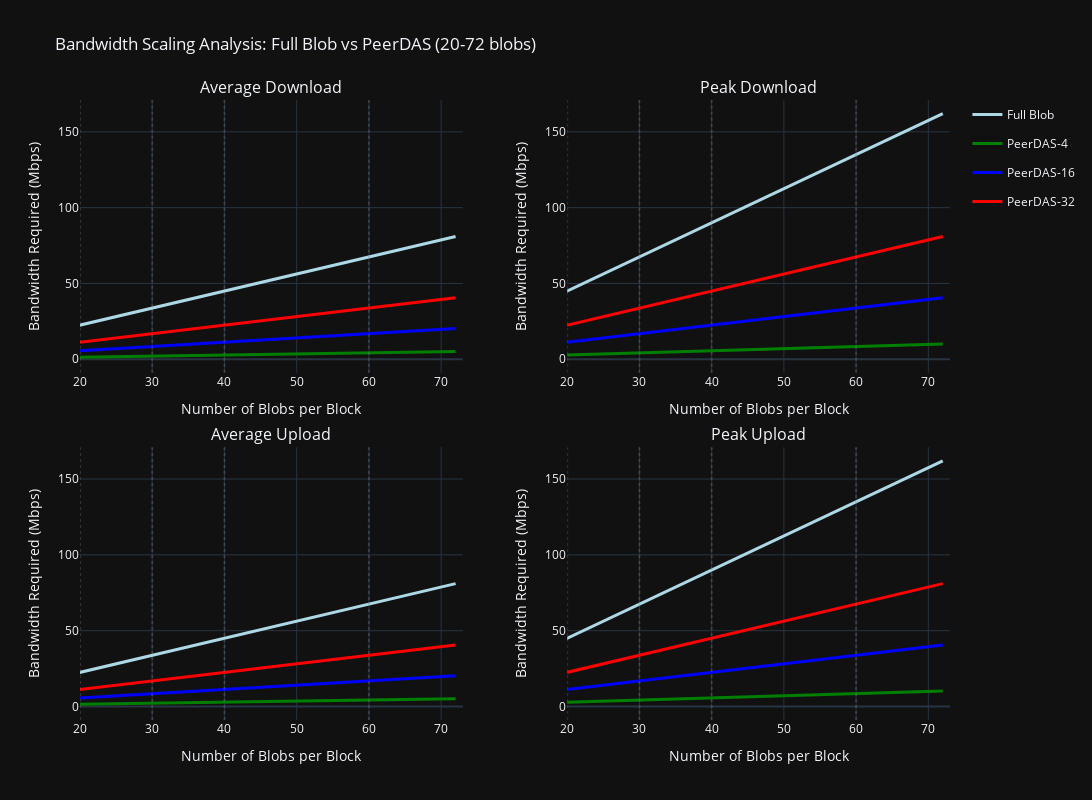

Here is the notebook cell this chart was saved with:
### Code cell
# 5. Bandwidth Scaling Analysis (Extended to 72 blobs)
blob_range = np.arange(1, 73)
bandwidth_scaling = []

# Define PeerDAS custody counts to include
custody_counts = [4, 16, 32]  # Key PeerDAS scenarios

# Calculate for Full Blob and PeerDAS scenarios
for blobs in blob_range:
    # Full Blob propagation
    reqs_full = calculate_bandwidth_requirements(blobs, blobs, "balanced", use_peerdas=False)
    bandwidth_scaling.append({
        "blobs": blobs,
        "method": "Full Blob",
        "custody_count": None,
        "avg_download_mbps": reqs_full["avg_download_mbps"],
        "avg_upload_mbps": reqs_full["avg_upload_mbps"],
        "peak_download_mbps": reqs_full["peak_download_mbps"],
        "peak_upload_mbps": reqs_full["peak_upload_mbps"],
        "avg_bandwidth_total_mbps": reqs_full["avg_bandwidth_total_mbps"]
    })
    
    # PeerDAS propagation for different custody counts
    for custody in custody_counts:
        reqs_peerdas = calculate_bandwidth_requirements(
            blobs, blobs, "balanced", 
            custody_count=custody, use_peerdas=True
        )
        bandwidth_scaling.append({
            "blobs": blobs,
            "method": f"PeerDAS-{custody}",
            "custody_count": custody,
            "avg_download_mbps": reqs_peerdas["avg_download_mbps"],
            "avg_upload_mbps": reqs_peerdas["avg_upload_mbps"],
            "peak_download_mbps": reqs_peerdas["peak_download_mbps"],
            "peak_upload_mbps": reqs_peerdas["peak_upload_mbps"],
            "avg_bandwidth_total_mbps": reqs_peerdas["avg_bandwidth_total_mbps"]
        })

df_scaling = pd.DataFrame(bandwidth_scaling)

# Create 2x2 subplots: rows for download/upload, columns for average/peak
fig = make_subplots(
    rows=2, cols=2,
    subplot_titles=('Average Download', 'Peak Download', 
                    'Average Upload', 'Peak Upload'),
    horizontal_spacing=0.12,
    vertical_spacing=0.12
)

# Define colors for different methods
method_colors = {
    'Full Blob': 'lightblue',
    'PeerDAS-4': 'green',
    'PeerDAS-16': 'blue',
    'PeerDAS-32': 'red'
}

# Plot each method in all four subplots
for method in ['Full Blob'] + [f'PeerDAS-{c}' for c in custody_counts]:
    method_data = df_scaling[df_scaling['method'] == method]
    
    # Average Download (top-left)
    fig.add_trace(go.Scatter(
        x=method_data['blobs'],
        y=method_data['avg_download_mbps'],
        mode='lines',
        name=method,
        line=dict(width=3, color=method_colors[method]),
        legendgroup=method
    ), row=1, col=1)
    
    # Peak Download (top-right)
    fig.add_trace(go.Scatter(
        x=method_data['blobs'],
        y=method_data['peak_download_mbps'],
        mode='lines',
        name=method,
        line=dict(width=3, color=method_colors[method]),
        legendgroup=method,
        showlegend=False
    ), row=1, col=2)
    
    # Average Upload (bottom-left)
    fig.add_trace(go.Scatter(
        x=method_data['blobs'],
        y=method_data['avg_upload_mbps'],
        mode='lines',
        name=method,
        line=dict(width=3, color=method_colors[method]),
        legendgroup=method,
        showlegend=False
    ), row=2, col=1)
    
    # Peak Upload (bottom-right)
    fig.add_trace(go.Scatter(
        x=method_data['blobs'],
        y=method_data['peak_upload_mbps'],
        mode='lines',
        name=method,
        line=dict(width=3, color=method_colors[method]),
        legendgroup=method,
        showlegend=False
    ), row=2, col=2)

# Add vertical lines for key scenarios to all subplots
for scenario in BLOB_LIMIT_SCENARIOS[::2]:  # Every other scenario to avoid crowding
    for row in [1, 2]:
        for col in [1, 2]:
            fig.add_vline(
                x=scenario["target"],
                line_dash="dot",
                line_color="gray",
                opacity=0.3,
                row=row, col=col
            )

# Update axes - using matches='y' to sync y-axes across all subplots
fig.update_xaxes(title="Number of Blobs per Block", range=[20, 73])
fig.update_yaxes(title="Bandwidth Required (Mbps)", matches='y')

fig.update_layout(
    title="Bandwidth Scaling Analysis: Full Blob vs PeerDAS (20-72 blobs)",
    height=800,
    width=1600,
    hovermode='x unified'
)

fig.show()

### Figure 1 — Plotly figure (JSON) as saved in the notebook; plotly's stock layout.template omitted (floating-point values rounded to 4 significant figures)
{"data": [{"legendgroup": "Full Blob", "line": {"color": "lightblue", "width": 3}, "mode": "lines", "name": "Full Blob", "type": "scatter", "x": [1, 2, 3, 4, 5, 6, 7, 8, 9, 10, 11, 12, 13, 14, 15, 16, 17, 18, 19, 20, 21, 22, 23, 24, 25, 26, 27, 28, 29, 30, 31, 32, 33, 34, 35, 36, 37, 38, 39, 40, 41, 42, 43, 44, 45, 46, 47, 48, 49, 50, 51, 52, 53, 54, 55, 56, 57, 58, 59, 60, 61, 62, 63, 64, 65, 66, 67, 68, 69, 70, 71, 72], "xaxis": "x", "y": [1.125, 2.25, 3.375, 4.5, 5.625, 6.75, 7.875, 9.0, 10.12, 11.25, 12.38, 13.5, 14.62, 15.75, 16.88, 18.0, 19.12, 20.25, 21.38, 22.5, 23.62, 24.75, 25.88, 27.0, 28.12, 29.25, 30.38, 31.5, 32.62, 33.75, 34.88, 36.0, 37.12, 38.25, 39.38, 40.5, 41.62, 42.75, 43.88, 45.0, 46.12, 47.25, 48.38, 49.5, 50.62, 51.75, 52.88, 54.0, 55.12, 56.25, 57.38, 58.5, 59.62, 60.75, 61.88, 63.0, 64.12, 65.25, 66.38, 67.5, 68.62, 69.75, 70.88, 72.0, 73.12, 74.25, 75.38, 76.5, 77.62, 78.75, 79.88, 81.0], "yaxis": "y"}, {"legendgroup": "Full Blob", "line": {"color": "lightblue", "width": 3}, "mode": "lines", "name": "Full Blob", "showlegend": false, "type": "scatter", "x": [1, 2, 3, 4, 5, 6, 7, 8, 9, 10, 11, 12, 13, 14, 15, 16, 17, 18, 19, 20, 21, 22, 23, 24, 25, 26, 27, 28, 29, 30, 31, 32, 33, 34, 35, 36, 37, 38, 39, 40, 41, 42, 43, 44, 45, 46, 47, 48, 49, 50, 51, 52, 53, 54, 55, 56, 57, 58, 59, 60, 61, 62, 63, 64, 65, 66, 67, 68, 69, 70, 71, 72], "xaxis": "x2", "y": [2.25, 4.5, 6.75, 9.0, 11.25, 13.5, 15.75, 18.0, 20.25, 22.5, 24.75, 27.0, 29.25, 31.5, 33.75, 36.0, 38.25, 40.5, 42.75, 45.0, 47.25, 49.5, 51.75, 54.0, 56.25, 58.5, 60.75, 63.0, 65.25, 67.5, 69.75, 72.0, 74.25, 76.5, 78.75, 81.0, 83.25, 85.5, 87.75, 90.0, 92.25, 94.5, 96.75, 99.0, 101.2, 103.5, 105.8, 108.0, 110.2, 112.5, 114.8, 117.0, 119.2, 121.5, 123.8, 126.0, 128.2, 130.5, 132.8, 135.0, 137.2, 139.5, 141.8, 144.0, 146.2, 148.5, 150.8, 153.0, 155.2, 157.5, 159.8, 162.0], "yaxis": "y2"}, {"legendgroup": "Full Blob", "line": {"color": "lightblue", "width": 3}, "mode": "lines", "name": "Full Blob", "showlegend": false, "type": "scatter", "x": [1, 2, 3, 4, 5, 6, 7, 8, 9, 10, 11, 12, 13, 14, 15, 16, 17, 18, 19, 20, 21, 22, 23, 24, 25, 26, 27, 28, 29, 30, 31, 32, 33, 34, 35, 36, 37, 38, 39, 40, 41, 42, 43, 44, 45, 46, 47, 48, 49, 50, 51, 52, 53, 54, 55, 56, 57, 58, 59, 60, 61, 62, 63, 64, 65, 66, 67, 68, 69, 70, 71, 72], "xaxis": "x3", "y": [1.125, 2.25, 3.375, 4.5, 5.625, 6.75, 7.875, 9.0, 10.12, 11.25, 12.38, 13.5, 14.62, 15.75, 16.88, 18.0, 19.12, 20.25, 21.38, 22.5, 23.62, 24.75, 25.88, 27.0, 28.12, 29.25, 30.38, 31.5, 32.62, 33.75, 34.88, 36.0, 37.12, 38.25, 39.38, 40.5, 41.62, 42.75, 43.88, 45.0, 46.12, 47.25, 48.38, 49.5, 50.62, 51.75, 52.88, 54.0, 55.12, 56.25, 57.38, 58.5, 59.62, 60.75, 61.88, 63.0, 64.12, 65.25, 66.38, 67.5, 68.62, 69.75, 70.88, 72.0, 73.12, 74.25, 75.38, 76.5, 77.62, 78.75, 79.88, 81.0], "yaxis": "y3"}, {"legendgroup": "Full Blob", "line": {"color": "lightblue", "width": 3}, "mode": "lines", "name": "Full Blob", "showlegend": false, "type": "scatter", "x": [1, 2, 3, 4, 5, 6, 7, 8, 9, 10, 11, 12, 13, 14, 15, 16, 17, 18, 19, 20, 21, 22, 23, 24, 25, 26, 27, 28, 29, 30, 31, 32, 33, 34, 35, 36, 37, 38, 39, 40, 41, 42, 43, 44, 45, 46, 47, 48, 49, 50, 51, 52, 53, 54, 55, 56, 57, 58, 59, 60, 61, 62, 63, 64, 65, 66, 67, 68, 69, 70, 71, 72], "xaxis": "x4", "y": [2.25, 4.5, 6.75, 9.0, 11.25, 13.5, 15.75, 18.0, 20.25, 22.5, 24.75, 27.0, 29.25, 31.5, 33.75, 36.0, 38.25, 40.5, 42.75, 45.0, 47.25, 49.5, 51.75, 54.0, 56.25, 58.5, 60.75, 63.0, 65.25, 67.5, 69.75, 72.0, 74.25, 76.5, 78.75, 81.0, 83.25, 85.5, 87.75, 90.0, 92.25, 94.5, 96.75, 99.0, 101.2, 103.5, 105.8, 108.0, 110.2, 112.5, 114.8, 117.0, 119.2, 121.5, 123.8, 126.0, 128.2, 130.5, 132.8, 135.0, 137.2, 139.5, 141.8, 144.0, 146.2, 148.5, 150.8, 153.0, 155.2, 157.5, 159.8, 162.0], "yaxis": "y4"}, {"legendgroup": "PeerDAS-4", "line": {"color": "green", "width": 3}, "mode": "lines", "name": "PeerDAS-4", "type": "scatter", "x": [1, 2, 3, 4, 5, 6, 7, 8, 9, 10, 11, 12, 13, 14, 15, 16, 17, 18, 19, 20, 21, 22, 23, 24, 25, 26, 27, 28, 29, 30, 31, 32, 33, 34, 35, 36, 37, 38, 39, 40, 41, 42, 43, 44, 45, 46, 47, 48, 49, 50, 51, 52, 53, 54, 55, 56, 57, 58, 59, 60, 61, 62, 63, 64, 65, 66, 67, 68, 69, 70, 71, 72], "xaxis": "x", "y": [0.07031, 0.1406, 0.2109, 0.2812, 0.3516, 0.4219, 0.4922, 0.5625, 0.6328, 0.7031, 0.7734, 0.8438, 0.9141, 0.9844, 1.055, 1.125, 1.195, 1.266, 1.336, 1.406, 1.477, 1.547, 1.617, 1.688, 1.758, 1.828, 1.898, 1.969, 2.039, 2.109, 2.18, 2.25, 2.32, 2.391, 2.461, 2.531, 2.602, 2.672, 2.742, 2.812, 2.883, 2.953, 3.023, 3.094, 3.164, 3.234, 3.305, 3.375, 3.445, 3.516, 3.586, 3.656, 3.727, 3.797, 3.867, 3.938, 4.008, 4.078, 4.148, 4.219, 4.289, 4.359, 4.43, 4.5, 4.57, 4.641, 4.711, 4.781, 4.852, 4.922, 4.992, 5.062], "yaxis": "y"}, {"legendgroup": "PeerDAS-4", "line": {"color": "green", "width": 3}, "mode": "lines", "name": "PeerDAS-4", "showlegend": false, "type": "scatter", "x": [1, 2, 3, 4, 5, 6, 7, 8, 9, 10, 11, 12, 13, 14, 15, 16, 17, 18, 19, 20, 21, 22, 23, 24, 25, 26, 27, 28, 29, 30, 31, 32, 33, 34, 35, 36, 37, 38, 39, 40, 41, 42, 43, 44, 45, 46, 47, 48, 49, 50, 51, 52, 53, 54, 55, 56, 57, 58, 59, 60, 61, 62, 63, 64, 65, 66, 67, 68, 69, 70, 71, 72], "xaxis": "x2", "y": [0.1406, 0.2812, 0.4219, 0.5625, 0.7031, 0.8438, 0.9844, 1.125, 1.266, 1.406, 1.547, 1.688, 1.828, 1.969, 2.109, 2.25, 2.391, 2.531, 2.672, 2.812, 2.953, 3.094, 3.234, 3.375, 3.516, 3.656, 3.797, 3.938, 4.078, 4.219, 4.359, 4.5, 4.641, 4.781, 4.922, 5.062, 5.203, 5.344, 5.484, 5.625, 5.766, 5.906, 6.047, 6.188, 6.328, 6.469, 6.609, 6.75, 6.891, 7.031, 7.172, 7.312, 7.453, 7.594, 7.734, 7.875, 8.016, 8.156, 8.297, 8.438, 8.578, 8.719, 8.859, 9.0, 9.141, 9.281, 9.422, 9.562, 9.703, 9.844, 9.984, 10.12], "yaxis": "y2"}, {"legendgroup": "PeerDAS-4", "line": {"color": "green", "width": 3}, "mode": "lines", "name": "PeerDAS-4", "showlegend": false, "type": "scatter", "x": [1, 2, 3, 4, 5, 6, 7, 8, 9, 10, 11, 12, 13, 14, 15, 16, 17, 18, 19, 20, 21, 22, 23, 24, 25, 26, 27, 28, 29, 30, 31, 32, 33, 34, 35, 36, 37, 38, 39, 40, 41, 42, 43, 44, 45, 46, 47, 48, 49, 50, 51, 52, 53, 54, 55, 56, 57, 58, 59, 60, 61, 62, 63, 64, 65, 66, 67, 68, 69, 70, 71, 72], "xaxis": "x3", "y": [0.07031, 0.1406, 0.2109, 0.2812, 0.3516, 0.4219, 0.4922, 0.5625, 0.6328, 0.7031, 0.7734, 0.8438, 0.9141, 0.9844, 1.055, 1.125, 1.195, 1.266, 1.336, 1.406, 1.477, 1.547, 1.617, 1.688, 1.758, 1.828, 1.898, 1.969, 2.039, 2.109, 2.18, 2.25, 2.32, 2.391, 2.461, 2.531, 2.602, 2.672, 2.742, 2.812, 2.883, 2.953, 3.023, 3.094, 3.164, 3.234, 3.305, 3.375, 3.445, 3.516, 3.586, 3.656, 3.727, 3.797, 3.867, 3.938, 4.008, 4.078, 4.148, 4.219, 4.289, 4.359, 4.43, 4.5, 4.57, 4.641, 4.711, 4.781, 4.852, 4.922, 4.992, 5.062], "yaxis": "y3"}, {"legendgroup": "PeerDAS-4", "line": {"color": "green", "width": 3}, "mode": "lines", "name": "PeerDAS-4", "showlegend": false, "type": "scatter", "x": [1, 2, 3, 4, 5, 6, 7, 8, 9, 10, 11, 12, 13, 14, 15, 16, 17, 18, 19, 20, 21, 22, 23, 24, 25, 26, 27, 28, 29, 30, 31, 32, 33, 34, 35, 36, 37, 38, 39, 40, 41, 42, 43, 44, 45, 46, 47, 48, 49, 50, 51, 52, 53, 54, 55, 56, 57, 58, 59, 60, 61, 62, 63, 64, 65, 66, 67, 68, 69, 70, 71, 72], "xaxis": "x4", "y": [0.1406, 0.2812, 0.4219, 0.5625, 0.7031, 0.8438, 0.9844, 1.125, 1.266, 1.406, 1.547, 1.688, 1.828, 1.969, 2.109, 2.25, 2.391, 2.531, 2.672, 2.812, 2.953, 3.094, 3.234, 3.375, 3.516, 3.656, 3.797, 3.938, 4.078, 4.219, 4.359, 4.5, 4.641, 4.781, 4.922, 5.062, 5.203, 5.344, 5.484, 5.625, 5.766, 5.906, 6.047, 6.188, 6.328, 6.469, 6.609, 6.75, 6.891, 7.031, 7.172, 7.312, 7.453, 7.594, 7.734, 7.875, 8.016, 8.156, 8.297, 8.438, 8.578, 8.719, 8.859, 9.0, 9.141, 9.281, 9.422, 9.562, 9.703, 9.844, 9.984, 10.12], "yaxis": "y4"}, {"legendgroup": "PeerDAS-16", "line": {"color": "blue", "width": 3}, "mode": "lines", "name": "PeerDAS-16", "type": "scatter", "x": [1, 2, 3, 4, 5, 6, 7, 8, 9, 10, 11, 12, 13, 14, 15, 16, 17, 18, 19, 20, 21, 22, 23, 24, 25, 26, 27, 28, 29, 30, 31, 32, 33, 34, 35, 36, 37, 38, 39, 40, 41, 42, 43, 44, 45, 46, 47, 48, 49, 50, 51, 52, 53, 54, 55, 56, 57, 58, 59, 60, 61, 62, 63, 64, 65, 66, 67, 68, 69, 70, 71, 72], "xaxis": "x", "y": [0.2812, 0.5625, 0.8438, 1.125, 1.406, 1.688, 1.969, 2.25, 2.531, 2.812, 3.094, 3.375, 3.656, 3.938, 4.219, 4.5, 4.781, 5.062, 5.344, 5.625, 5.906, 6.188, 6.469, 6.75, 7.031, 7.312, 7.594, 7.875, 8.156, 8.438, 8.719, 9.0, 9.281, 9.562, 9.844, 10.12, 10.41, 10.69, 10.97, 11.25, 11.53, 11.81, 12.09, 12.38, 12.66, 12.94, 13.22, 13.5, 13.78, 14.06, 14.34, 14.62, 14.91, 15.19, 15.47, 15.75, 16.03, 16.31, 16.59, 16.88, 17.16, 17.44, 17.72, 18.0, 18.28, 18.56, 18.84, 19.12, 19.41, 19.69, 19.97, 20.25], "yaxis": "y"}, {"legendgroup": "PeerDAS-16", "line": {"color": "blue", "width": 3}, "mode": "lines", "name": "PeerDAS-16", "showlegend": false, "type": "scatter", "x": [1, 2, 3, 4, 5, 6, 7, 8, 9, 10, 11, 12, 13, 14, 15, 16, 17, 18, 19, 20, 21, 22, 23, 24, 25, 26, 27, 28, 29, 30, 31, 32, 33, 34, 35, 36, 37, 38, 39, 40, 41, 42, 43, 44, 45, 46, 47, 48, 49, 50, 51, 52, 53, 54, 55, 56, 57, 58, 59, 60, 61, 62, 63, 64, 65, 66, 67, 68, 69, 70, 71, 72], "xaxis": "x2", "y": [0.5625, 1.125, 1.688, 2.25, 2.812, 3.375, 3.938, 4.5, 5.062, 5.625, 6.188, 6.75, 7.312, 7.875, 8.438, 9.0, 9.562, 10.12, 10.69, 11.25, 11.81, 12.38, 12.94, 13.5, 14.06, 14.62, 15.19, 15.75, 16.31, 16.88, 17.44, 18.0, 18.56, 19.12, 19.69, 20.25, 20.81, 21.38, 21.94, 22.5, 23.06, 23.62, 24.19, 24.75, 25.31, 25.88, 26.44, 27.0, 27.56, 28.12, 28.69, 29.25, 29.81, 30.38, 30.94, 31.5, 32.06, 32.62, 33.19, 33.75, 34.31, 34.88, 35.44, 36.0, 36.56, 37.12, 37.69, 38.25, 38.81, 39.38, 39.94, 40.5], "yaxis": "y2"}, {"legendgroup": "PeerDAS-16", "line": {"color": "blue", "width": 3}, "mode": "lines", "name": "PeerDAS-16", "showlegend": false, "type": "scatter", "x": [1, 2, 3, 4, 5, 6, 7, 8, 9, 10, 11, 12, 13, 14, 15, 16, 17, 18, 19, 20, 21, 22, 23, 24, 25, 26, 27, 28, 29, 30, 31, 32, 33, 34, 35, 36, 37, 38, 39, 40, 41, 42, 43, 44, 45, 46, 47, 48, 49, 50, 51, 52, 53, 54, 55, 56, 57, 58, 59, 60, 61, 62, 63, 64, 65, 66, 67, 68, 69, 70, 71, 72], "xaxis": "x3", "y": [0.2812, 0.5625, 0.8438, 1.125, 1.406, 1.688, 1.969, 2.25, 2.531, 2.812, 3.094, 3.375, 3.656, 3.938, 4.219, 4.5, 4.781, 5.062, 5.344, 5.625, 5.906, 6.188, 6.469, 6.75, 7.031, 7.312, 7.594, 7.875, 8.156, 8.438, 8.719, 9.0, 9.281, 9.562, 9.844, 10.12, 10.41, 10.69, 10.97, 11.25, 11.53, 11.81, 12.09, 12.38, 12.66, 12.94, 13.22, 13.5, 13.78, 14.06, 14.34, 14.62, 14.91, 15.19, 15.47, 15.75, 16.03, 16.31, 16.59, 16.88, 17.16, 17.44, 17.72, 18.0, 18.28, 18.56, 18.84, 19.12, 19.41, 19.69, 19.97, 20.25], "yaxis": "y3"}, {"legendgroup": "PeerDAS-16", "line": {"color": "blue", "width": 3}, "mode": "lines", "name": "PeerDAS-16", "showlegend": false, "type": "scatter", "x": [1, 2, 3, 4, 5, 6, 7, 8, 9, 10, 11, 12, 13, 14, 15, 16, 17, 18, 19, 20, 21, 22, 23, 24, 25, 26, 27, 28, 29, 30, 31, 32, 33, 34, 35, 36, 37, 38, 39, 40, 41, 42, 43, 44, 45, 46, 47, 48, 49, 50, 51, 52, 53, 54, 55, 56, 57, 58, 59, 60, 61, 62, 63, 64, 65, 66, 67, 68, 69, 70, 71, 72], "xaxis": "x4", "y": [0.5625, 1.125, 1.688, 2.25, 2.812, 3.375, 3.938, 4.5, 5.062, 5.625, 6.188, 6.75, 7.312, 7.875, 8.438, 9.0, 9.562, 10.12, 10.69, 11.25, 11.81, 12.38, 12.94, 13.5, 14.06, 14.62, 15.19, 15.75, 16.31, 16.88, 17.44, 18.0, 18.56, 19.12, 19.69, 20.25, 20.81, 21.38, 21.94, 22.5, 23.06, 23.62, 24.19, 24.75, 25.31, 25.88, 26.44, 27.0, 27.56, 28.12, 28.69, 29.25, 29.81, 30.38, 30.94, 31.5, 32.06, 32.62, 33.19, 33.75, 34.31, 34.88, 35.44, 36.0, 36.56, 37.12, 37.69, 38.25, 38.81, 39.38, 39.94, 40.5], "yaxis": "y4"}, {"legendgroup": "PeerDAS-32", "line": {"color": "red", "width": 3}, "mode": "lines", "name": "PeerDAS-32", "type": "scatter", "x": [1, 2, 3, 4, 5, 6, 7, 8, 9, 10, 11, 12, 13, 14, 15, 16, 17, 18, 19, 20, 21, 22, 23, 24, 25, 26, 27, 28, 29, 30, 31, 32, 33, 34, 35, 36, 37, 38, 39, 40, 41, 42, 43, 44, 45, 46, 47, 48, 49, 50, 51, 52, 53, 54, 55, 56, 57, 58, 59, 60, 61, 62, 63, 64, 65, 66, 67, 68, 69, 70, 71, 72], "xaxis": "x", "y": [0.5625, 1.125, 1.688, 2.25, 2.812, 3.375, 3.938, 4.5, 5.062, 5.625, 6.188, 6.75, 7.312, 7.875, 8.438, 9.0, 9.562, 10.12, 10.69, 11.25, 11.81, 12.38, 12.94, 13.5, 14.06, 14.62, 15.19, 15.75, 16.31, 16.88, 17.44, 18.0, 18.56, 19.12, 19.69, 20.25, 20.81, 21.38, 21.94, 22.5, 23.06, 23.62, 24.19, 24.75, 25.31, 25.88, 26.44, 27.0, 27.56, 28.12, 28.69, 29.25, 29.81, 30.38, 30.94, 31.5, 32.06, 32.62, 33.19, 33.75, 34.31, 34.88, 35.44, 36.0, 36.56, 37.12, 37.69, 38.25, 38.81, 39.38, 39.94, 40.5], "yaxis": "y"}, {"legendgroup": "PeerDAS-32", "line": {"color": "red", "width": 3}, "mode": "lines", "name": "PeerDAS-32", "showlegend": false, "type": "scatter", "x": [1, 2, 3, 4, 5, 6, 7, 8, 9, 10, 11, 12, 13, 14, 15, 16, 17, 18, 19, 20, 21, 22, 23, 24, 25, 26, 27, 28, 29, 30, 31, 32, 33, 34, 35, 36, 37, 38, 39, 40, 41, 42, 43, 44, 45, 46, 47, 48, 49, 50, 51, 52, 53, 54, 55, 56, 57, 58, 59, 60, 61, 62, 63, 64, 65, 66, 67, 68, 69, 70, 71, 72], "xaxis": "x2", "y": [1.125, 2.25, 3.375, 4.5, 5.625, 6.75, 7.875, 9.0, 10.12, 11.25, 12.38, 13.5, 14.62, 15.75, 16.88, 18.0, 19.12, 20.25, 21.38, 22.5, 23.62, 24.75, 25.88, 27.0, 28.12, 29.25, 30.38, 31.5, 32.62, 33.75, 34.88, 36.0, 37.12, 38.25, 39.38, 40.5, 41.62, 42.75, 43.88, 45.0, 46.12, 47.25, 48.38, 49.5, 50.62, 51.75, 52.88, 54.0, 55.12, 56.25, 57.38, 58.5, 59.62, 60.75, 61.88, 63.0, 64.12, 65.25, 66.38, 67.5, 68.62, 69.75, 70.88, 72.0, 73.12, 74.25, 75.38, 76.5, 77.62, 78.75, 79.88, 81.0], "yaxis": "y2"}, {"legendgroup": "PeerDAS-32", "line": {"color": "red", "width": 3}, "mode": "lines", "name": "PeerDAS-32", "showlegend": false, "type": "scatter", "x": [1, 2, 3, 4, 5, 6, 7, 8, 9, 10, 11, 12, 13, 14, 15, 16, 17, 18, 19, 20, 21, 22, 23, 24, 25, 26, 27, 28, 29, 30, 31, 32, 33, 34, 35, 36, 37, 38, 39, 40, 41, 42, 43, 44, 45, 46, 47, 48, 49, 50, 51, 52, 53, 54, 55, 56, 57, 58, 59, 60, 61, 62, 63, 64, 65, 66, 67, 68, 69, 70, 71, 72], "xaxis": "x3", "y": [0.5625, 1.125, 1.688, 2.25, 2.812, 3.375, 3.938, 4.5, 5.062, 5.625, 6.188, 6.75, 7.312, 7.875, 8.438, 9.0, 9.562, 10.12, 10.69, 11.25, 11.81, 12.38, 12.94, 13.5, 14.06, 14.62, 15.19, 15.75, 16.31, 16.88, 17.44, 18.0, 18.56, 19.12, 19.69, 20.25, 20.81, 21.38, 21.94, 22.5, 23.06, 23.62, 24.19, 24.75, 25.31, 25.88, 26.44, 27.0, 27.56, 28.12, 28.69, 29.25, 29.81, 30.38, 30.94, 31.5, 32.06, 32.62, 33.19, 33.75, 34.31, 34.88, 35.44, 36.0, 36.56, 37.12, 37.69, 38.25, 38.81, 39.38, 39.94, 40.5], "yaxis": "y3"}, {"legendgroup": "PeerDAS-32", "line": {"color": "red", "width": 3}, "mode": "lines", "name": "PeerDAS-32", "showlegend": false, "type": "scatter", "x": [1, 2, 3, 4, 5, 6, 7, 8, 9, 10, 11, 12, 13, 14, 15, 16, 17, 18, 19, 20, 21, 22, 23, 24, 25, 26, 27, 28, 29, 30, 31, 32, 33, 34, 35, 36, 37, 38, 39, 40, 41, 42, 43, 44, 45, 46, 47, 48, 49, 50, 51, 52, 53, 54, 55, 56, 57, 58, 59, 60, 61, 62, 63, 64, 65, 66, 67, 68, 69, 70, 71, 72], "xaxis": "x4", "y": [1.125, 2.25, 3.375, 4.5, 5.625, 6.75, 7.875, 9.0, 10.12, 11.25, 12.38, 13.5, 14.62, 15.75, 16.88, 18.0, 19.12, 20.25, 21.38, 22.5, 23.62, 24.75, 25.88, 27.0, 28.12, 29.25, 30.38, 31.5, 32.62, 33.75, 34.88, 36.0, 37.12, 38.25, 39.38, 40.5, 41.62, 42.75, 43.88, 45.0, 46.12, 47.25, 48.38, 49.5, 50.62, 51.75, 52.88, 54.0, 55.12, 56.25, 57.38, 58.5, 59.62, 60.75, 61.88, 63.0, 64.12, 65.25, 66.38, 67.5, 68.62, 69.75, 70.88, 72.0, 73.12, 74.25, 75.38, 76.5, 77.62, 78.75, 79.88, 81.0], "yaxis": "y4"}], "layout": {"annotations": [{"font": {"size": 16}, "showarrow": false, "text": "Average Download", "x": 0.22, "xanchor": "center", "xref": "paper", "y": 1, "yanchor": "bottom", "yref": "paper"}, {"font": {"size": 16}, "showarrow": false, "text": "Peak Download", "x": 0.78, "xanchor": "center", "xref": "paper", "y": 1, "yanchor": "bottom", "yref": "paper"}, {"font": {"size": 16}, "showarrow": false, "text": "Average Upload", "x": 0.22, "xanchor": "center", "xref": "paper", "y": 0.44, "yanchor": "bottom", "yref": "paper"}, {"font": {"size": 16}, "showarrow": false, "text": "Peak Upload", "x": 0.78, "xanchor": "center", "xref": "paper", "y": 0.44, "yanchor": "bottom", "yref": "paper"}], "height": 800, "hovermode": "x unified", "shapes": [{"line": {"color": "gray", "dash": "dot"}, "opacity": 0.3, "type": "line", "x0": 3, "x1": 3, "xref": "x", "y0": 0, "y1": 1, "yref": "y domain"}, {"line": {"color": "gray", "dash": "dot"}, "opacity": 0.3, "type": "line", "x0": 3, "x1": 3, "xref": "x2", "y0": 0, "y1": 1, "yref": "y2 domain"}, {"line": {"color": "gray", "dash": "dot"}, "opacity": 0.3, "type": "line", "x0": 3, "x1": 3, "xref": "x3", "y0": 0, "y1": 1, "yref": "y3 domain"}, {"line": {"color": "gray", "dash": "dot"}, "opacity": 0.3, "type": "line", "x0": 3, "x1": 3, "xref": "x4", "y0": 0, "y1": 1, "yref": "y4 domain"}, {"line": {"color": "gray", "dash": "dot"}, "opacity": 0.3, "type": "line", "x0": 8, "x1": 8, "xref": "x", "y0": 0, "y1": 1, "yref": "y domain"}, {"line": {"color": "gray", "dash": "dot"}, "opacity": 0.3, "type": "line", "x0": 8, "x1": 8, "xref": "x2", "y0": 0, "y1": 1, "yref": "y2 domain"}, {"line": {"color": "gray", "dash": "dot"}, "opacity": 0.3, "type": "line", "x0": 8, "x1": 8, "xref": "x3", "y0": 0, "y1": 1, "yref": "y3 domain"}, {"line": {"color": "gray", "dash": "dot"}, "opacity": 0.3, "type": "line", "x0": 8, "x1": 8, "xref": "x4", "y0": 0, "y1": 1, "yref": "y4 domain"}, {"line": {"color": "gray", "dash": "dot"}, "opacity": 0.3, "type": "line", "x0": 12, "x1": 12, "xref": "x", "y0": 0, "y1": 1, "yref": "y domain"}, {"line": {"color": "gray", "dash": "dot"}, "opacity": 0.3, "type": "line", "x0": 12, "x1": 12, "xref": "x2", "y0": 0, "y1": 1, "yref": "y2 domain"}, {"line": {"color": "gray", "dash": "dot"}, "opacity": 0.3, "type": "line", "x0": 12, "x1": 12, "xref": "x3", "y0": 0, "y1": 1, "yref": "y3 domain"}, {"line": {"color": "gray", "dash": "dot"}, "opacity": 0.3, "type": "line", "x0": 12, "x1": 12, "xref": "x4", "y0": 0, "y1": 1, "yref": "y4 domain"}, {"line": {"color": "gray", "dash": "dot"}, "opacity": 0.3, "type": "line", "x0": 20, "x1": 20, "xref": "x", "y0": 0, "y1": 1, "yref": "y domain"}, {"line": {"color": "gray", "dash": "dot"}, "opacity": 0.3, "type": "line", "x0": 20, "x1": 20, "xref": "x2", "y0": 0, "y1": 1, "yref": "y2 domain"}, {"line": {"color": "gray", "dash": "dot"}, "opacity": 0.3, "type": "line", "x0": 20, "x1": 20, "xref": "x3", "y0": 0, "y1": 1, "yref": "y3 domain"}, {"line": {"color": "gray", "dash": "dot"}, "opacity": 0.3, "type": "line", "x0": 20, "x1": 20, "xref": "x4", "y0": 0, "y1": 1, "yref": "y4 domain"}, {"line": {"color": "gray", "dash": "dot"}, "opacity": 0.3, "type": "line", "x0": 30, "x1": 30, "xref": "x", "y0": 0, "y1": 1, "yref": "y domain"}, {"line": {"color": "gray", "dash": "dot"}, "opacity": 0.3, "type": "line", "x0": 30, "x1": 30, "xref": "x2", "y0": 0, "y1": 1, "yref": "y2 domain"}, {"line": {"color": "gray", "dash": "dot"}, "opacity": 0.3, "type": "line", "x0": 30, "x1": 30, "xref": "x3", "y0": 0, "y1": 1, "yref": "y3 domain"}, {"line": {"color": "gray", "dash": "dot"}, "opacity": 0.3, "type": "line", "x0": 30, "x1": 30, "xref": "x4", "y0": 0, "y1": 1, "yref": "y4 domain"}, {"line": {"color": "gray", "dash": "dot"}, "opacity": 0.3, "type": "line", "x0": 40, "x1": 40, "xref": "x", "y0": 0, "y1": 1, "yref": "y domain"}, {"line": {"color": "gray", "dash": "dot"}, "opacity": 0.3, "type": "line", "x0": 40, "x1": 40, "xref": "x2", "y0": 0, "y1": 1, "yref": "y2 domain"}, {"line": {"color": "gray", "dash": "dot"}, "opacity": 0.3, "type": "line", "x0": 40, "x1": 40, "xref": "x3", "y0": 0, "y1": 1, "yref": "y3 domain"}, {"line": {"color": "gray", "dash": "dot"}, "opacity": 0.3, "type": "line", "x0": 40, "x1": 40, "xref": "x4", "y0": 0, "y1": 1, "yref": "y4 domain"}, {"line": {"color": "gray", "dash": "dot"}, "opacity": 0.3, "type": "line", "x0": 60, "x1": 60, "xref": "x", "y0": 0, "y1": 1, "yref": "y domain"}, {"line": {"color": "gray", "dash": "dot"}, "opacity": 0.3, "type": "line", "x0": 60, "x1": 60, "xref": "x2", "y0": 0, "y1": 1, "yref": "y2 domain"}, {"line": {"color": "gray", "dash": "dot"}, "opacity": 0.3, "type": "line", "x0": 60, "x1": 60, "xref": "x3", "y0": 0, "y1": 1, "yref": "y3 domain"}, {"line": {"color": "gray", "dash": "dot"}, "opacity": 0.3, "type": "line", "x0": 60, "x1": 60, "xref": "x4", "y0": 0, "y1": 1, "yref": "y4 domain"}], "title": {"text": "Bandwidth Scaling Analysis: Full Blob vs PeerDAS (20-72 blobs)"}, "width": 1600, "xaxis": {"anchor": "y", "domain": [0, 0.44], "range": [20, 73], "title": {"text": "Number of Blobs per Block"}}, "xaxis2": {"anchor": "y2", "domain": [0.56, 1], "range": [20, 73], "title": {"text": "Number of Blobs per Block"}}, "xaxis3": {"anchor": "y3", "domain": [0, 0.44], "range": [20, 73], "title": {"text": "Number of Blobs per Block"}}, "xaxis4": {"anchor": "y4", "domain": [0.56, 1], "range": [20, 73], "title": {"text": "Number of Blobs per Block"}}, "yaxis": {"anchor": "x", "domain": [0.56, 1], "matches": "y", "title": {"text": "Bandwidth Required (Mbps)"}}, "yaxis2": {"anchor": "x2", "domain": [0.56, 1], "matches": "y", "title": {"text": "Bandwidth Required (Mbps)"}}, "yaxis3": {"anchor": "x3", "domain": [0, 0.44], "matches": "y", "title": {"text": "Bandwidth Required (Mbps)"}}, "yaxis4": {"anchor": "x4", "domain": [0, 0.44], "matches": "y", "title": {"text": "Bandwidth Required (Mbps)"}}}}
